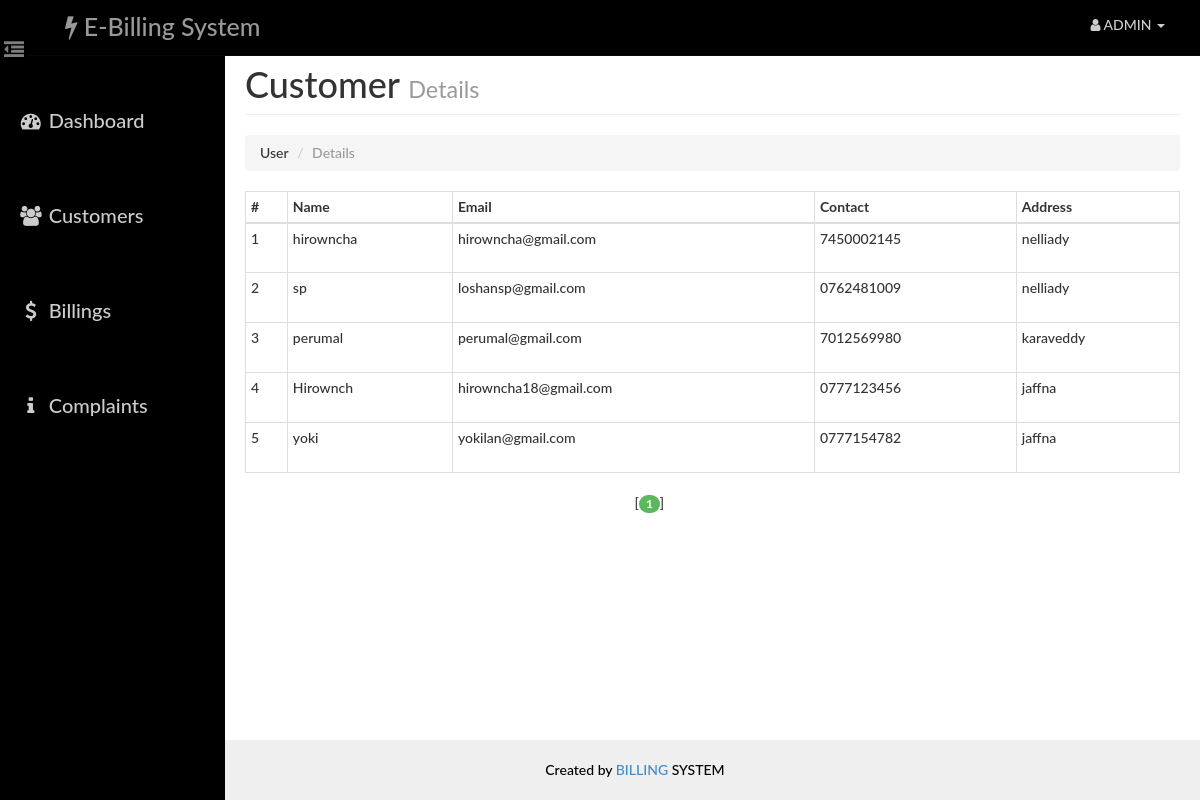
The page /admin/users.php (signed in) on the database its author committed.
### tables this page shows
CREATE TABLE `user` (
  `id` int(14) NOT NULL,
  `name` varchar(40) NOT NULL,
  `email` varchar(40) NOT NULL,
  `phone` varchar(255) NOT NULL,
  `pass` varchar(20) NOT NULL,
  `address` varchar(100) NOT NULL
);

### admin/paging1.php (called while the page is built, shortened)
<?php
    $rowsperpage = 5;
    if (isset($_GET['currentpage']) && is_numeric($_GET['currentpage'])) {
       $currentpage = (int) $_GET['currentpage'];
    } else {
       $currentpage = 1;
    }
    $offset = ($currentpage - 1) * $rowsperpage;
 ?>

### Includes/admin.php (called while the page is built, shortened)
<?php
    function retrieve_users_detail($id,$offset, $rowsperpage)
    {
        global $con;
        $query  = "SELECT * FROM user ";
        $query .= " LIMIT {$offset}, {$rowsperpage} ";
        $result = mysqli_query($con,$query);
        return $result;
    }
 ?>

### admin/users.php (the view, shortened to what this page needs)
<?php
    require_once('head_html.php');
    require_once('../Includes/session.php');
    require_once('../Includes/admin.php');
?>
<body>
    <div id="wrapper">
        <?php
            require_once("nav.php");
            require_once("sidebar.php");
        ?>
        <div id="page-content-wrapper">
            <div class="container-fluid">
                <div class="row">
                    <div class="col-lg-12">
                        <h1 class="page-header">
                            Customer
                            <small>Details</small>
                        </h1>
                        <ol class="breadcrumb">
                          <li>User</li>
                          <li class="active">Details</li>
                        </ol>
                        <div class="table-responsive" style="padding-top: 0">
                                <table class="table table-hover table-bordered table-condensed">
                                    <thead>
                                        <tr>
                                            <th>#</th>
                                            <th>Name</th>
                                            <th>Email</th>
                                            <th>Contact</th>
                                            <th>Address</th>
                                        </tr>
                                    </thead>
                                    <tbody>
                                     <?php
                                            include("paging1.php");
                                            $result = retrieve_users_detail($_SESSION['aid'],$offset, $rowsperpage);
                                            $cnt=1;
                                            while($row = mysqli_fetch_assoc($result)){
                                            ?>
                                                <tr>
                                                    <td height="50"><?php echo $cnt; ?></td>
                                                    <td><?php echo $row['name'] ?></td>
                                                    <td><?php echo $row['email'] ?></td>
                                                    <td><?php echo $row['phone'] ?></td>
                                                    <td><?php echo $row['address'] ?></td>
                                                </tr>
                                            <?php $cnt++; } ?>
                                    </tbody>
                                </table>
                                <?php include("paging2.php");  ?>
                        </div>
                    </div>
                </div>
            </div>
        </div>
    </div>
<?php
    require_once("footer.php");
?>
</body>
</html>

### assets/css/dash_admin.css (style rules this page uses)
html { height: 100%; }
body, html { width: 100%; height: 100%; }
body, h1, h2, h3, h4, h5, h6 { font-family: "Lato","Helvetica Neue",Helvetica,Arial,sans-serif; font-weight: 500; }
#wrapper { padding-left: 10px; padding-top: 5px; -webkit-transition: all 0.5s ease; -moz-transition: all 0.5s ease; -o-transition: all 0.5s ease; transition: all 0.5s ease; }
#page-content-wrapper { width: 100%; padding: 15px; min-height:100%; }
@media (min-width:768px) { #wrapper { padding-left: 225px; } }
@media (min-width:768px) { #page-content-wrapper { padding: 20px; } }
.table-responsive { padding-top: 20px; padding-bottom: 20px; }

### rows shown on the page
user: name "hirowncha", email "hirowncha@gmail.com", phone "7450002145", address "nelliady"
user: name "sp", email "loshansp@gmail.com", phone "0762481009", address "nelliady"
user: name "perumal", email "perumal@gmail.com", phone "7012569980", address "karaveddy"
user: name "Hirownch", email "hirowncha18@gmail.com", phone "0777123456", address "jaffna"
user: name "yoki", email "yokilan@gmail.com", phone "0777154782", address "jaffna"
